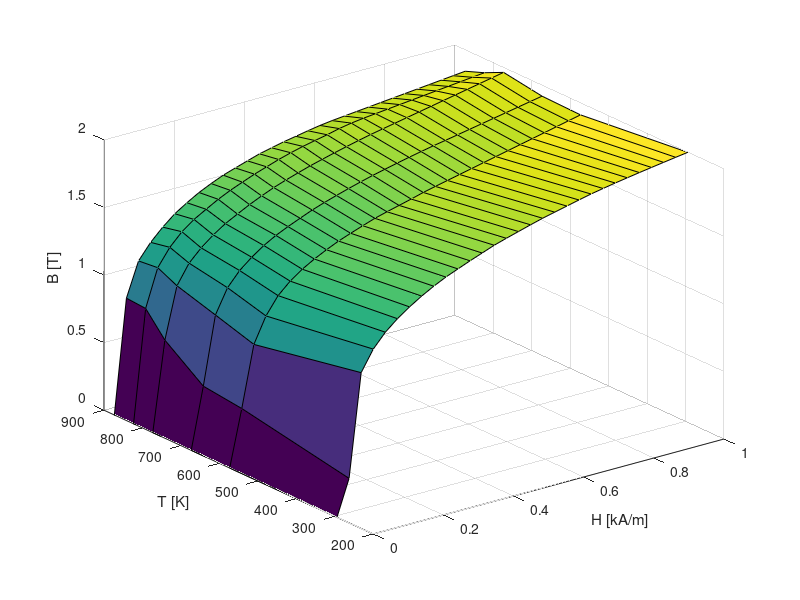
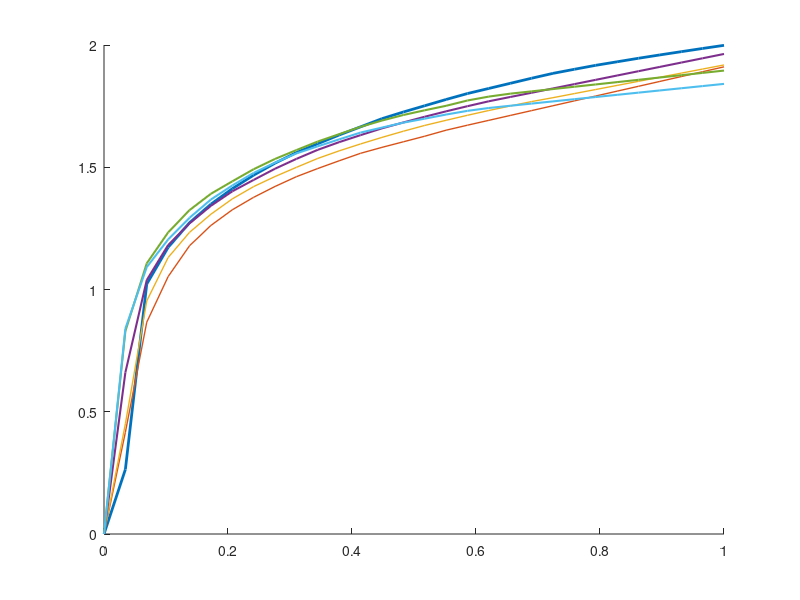

MATLAB code to generate these figures, in order: (Note: this script raises an error after producing the figures.)
load bh21.txt
load bh300.txt
load bh400.txt
load bh500.txt
load bh550.txt
load bh600.txt

H = linspace(0, 1, 30);
T = [294.15 573.15 673.15 773.15 823.15 873.15]';
method = 'linear';

BH1 = interp1(bh21(:, 1), bh21(:, 2), H, method, 'extrap');
BH2 = interp1(bh300(:, 1), bh300(:, 2), H, method, 'extrap');
BH3 = interp1(bh400(:, 1), bh400(:, 2), H, method, 'extrap');
BH4 = interp1(bh500(:, 1), bh500(:, 2), H, method, 'extrap');
BH5 = interp1(bh550(:, 1), bh550(:, 2), H, method, 'extrap');
BH6 = interp1(bh600(:, 1), bh600(:, 2), H, method, 'extrap');

figure("Name", "3D Map");
surf(H, T, [BH1; BH2; BH3; BH4; BH5; BH6]);
xlabel("H [kA/m]")
ylabel("T [K]");
zlabel("B [T]");

figure("Name", "Parametric Graph");
hold on;
plot(H, BH1, 'LineWidth', 2);
plot(H, BH2, 'LineWidth', 1);
plot(H, BH3, 'LineWidth', 1);
plot(H, BH4, 'LineWidth', 1.5);
plot(H, BH5, 'LineWidth', 1.5);
plot(H, BH6, 'LineWidth', 1.5);
legend(num2str(T) + " K");
xlabel("H [kA/m]");
ylabel("B [T]");